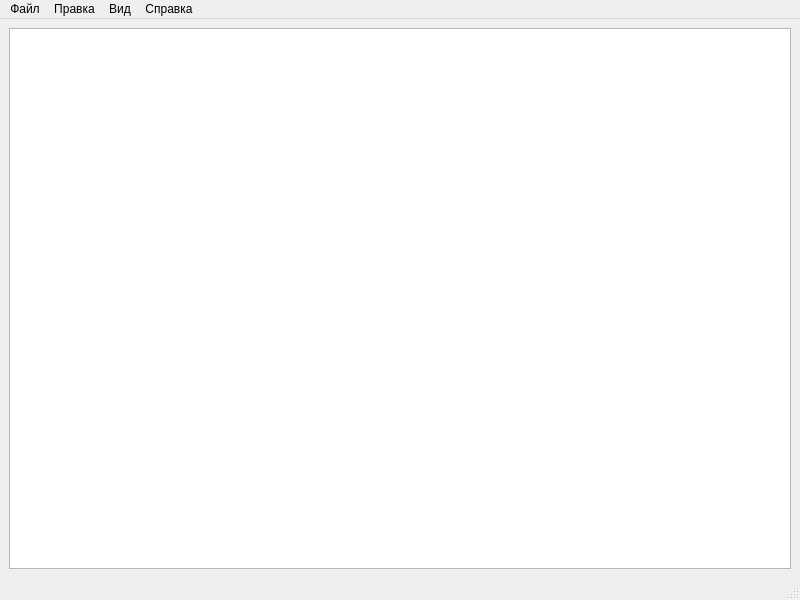
<?xml version="1.0" encoding="UTF-8"?>
<ui version="4.0">
 <class>NotePad</class>
 <widget class="QMainWindow" name="NotePad">
  <property name="geometry">
   <rect>
    <x>0</x>
    <y>0</y>
    <width>800</width>
    <height>600</height>
   </rect>
  </property>
  <property name="windowTitle">
   <string>NotePad</string>
  </property>
  <widget class="QWidget" name="centralwidget">
   <layout class="QGridLayout" name="gridLayout">
    <item row="0" column="0">
     <widget class="QTextEdit" name="textEdit"/>
    </item>
   </layout>
  </widget>
  <widget class="QMenuBar" name="menubar">
   <property name="geometry">
    <rect>
     <x>0</x>
     <y>0</y>
     <width>800</width>
     <height>21</height>
    </rect>
   </property>
   <widget class="QMenu" name="menu">
    <property name="title">
     <string>Файл</string>
    </property>
    <addaction name="separator"/>
    <addaction name="actionNew"/>
    <addaction name="actionOpen"/>
    <addaction name="actionSave"/>
    <addaction name="actionSaveAs"/>
    <addaction name="actionClose210642"/>
    <addaction name="actionExit210642"/>
   </widget>
   <widget class="QMenu" name="menu_2">
    <property name="title">
     <string>Вид</string>
    </property>
    <addaction name="actionSelectFont210642"/>
   </widget>
   <widget class="QMenu" name="menu_3">
    <property name="title">
     <string>Справка</string>
    </property>
    <addaction name="actionAbout210642"/>
    <addaction name="separator"/>
    <addaction name="actionAboutQt210642"/>
   </widget>
   <widget class="QMenu" name="menu_4">
    <property name="title">
     <string>Правка</string>
    </property>
    <addaction name="actionCut210642"/>
    <addaction name="actionCopy210642"/>
    <addaction name="actionPaste210642"/>
    <addaction name="actionUndo210642"/>
    <addaction name="actionRedo210642"/>
   </widget>
   <addaction name="menu"/>
   <addaction name="menu_4"/>
   <addaction name="menu_2"/>
   <addaction name="menu_3"/>
  </widget>
  <widget class="QStatusBar" name="statusbar"/>
  <action name="actionNew">
   <property name="icon">
    <iconset resource="notepad.qrc">
     <normaloff>:/icons/icons/new.png</normaloff>:/icons/icons/new.png</iconset>
   </property>
   <property name="text">
    <string>Создать</string>
   </property>
   <property name="toolTip">
    <string>Создать новый документ</string>
   </property>
   <property name="shortcut">
    <string>Ctrl+N</string>
   </property>
  </action>
  <action name="actionClose210642">
   <property name="text">
    <string>Закрыть</string>
   </property>
   <property name="toolTip">
    <string>Закрыть текущее окно</string>
   </property>
   <property name="shortcut">
    <string>Ctrl+W</string>
   </property>
  </action>
  <action name="actionExit210642">
   <property name="text">
    <string>Выход</string>
   </property>
   <property name="toolTip">
    <string>Закрыть приложение</string>
   </property>
  </action>
  <action name="actionSelectFont210642">
   <property name="text">
    <string>Select Font</string>
   </property>
   <property name="toolTip">
    <string>Выберите отображаемый шрифт</string>
   </property>
  </action>
  <action name="actionAbout210642">
   <property name="text">
    <string>О программе</string>
   </property>
  </action>
  <action name="actionAboutQt210642">
   <property name="text">
    <string>О Qt</string>
   </property>
  </action>
  <action name="actionCut210642">
   <property name="icon">
    <iconset resource="notepad.qrc">
     <normaloff>:/icons/icons/cut.png</normaloff>:/icons/icons/cut.png</iconset>
   </property>
   <property name="text">
    <string>Вырезать</string>
   </property>
   <property name="toolTip">
    <string>Cut</string>
   </property>
   <property name="shortcut">
    <string>Ctrl+X</string>
   </property>
  </action>
  <action name="actionCopy210642">
   <property name="icon">
    <iconset resource="notepad.qrc">
     <normaloff>:/icons/icons/copy.png</normaloff>:/icons/icons/copy.png</iconset>
   </property>
   <property name="text">
    <string>Копировать</string>
   </property>
   <property name="toolTip">
    <string>Copy</string>
   </property>
   <property name="shortcut">
    <string>Ctrl+C</string>
   </property>
  </action>
  <action name="actionPaste210642">
   <property name="icon">
    <iconset resource="notepad.qrc">
     <normaloff>:/icons/icons/paste.png</normaloff>:/icons/icons/paste.png</iconset>
   </property>
   <property name="text">
    <string>Вставить</string>
   </property>
   <property name="toolTip">
    <string>Paste</string>
   </property>
   <property name="shortcut">
    <string>Ctrl+V</string>
   </property>
  </action>
  <action name="actionUndo210642">
   <property name="text">
    <string>Отменить</string>
   </property>
   <property name="toolTip">
    <string>Отменить последнее действие</string>
   </property>
   <property name="shortcut">
    <string>Ctrl+Z</string>
   </property>
  </action>
  <action name="actionRedo210642">
   <property name="text">
    <string>Вернуть</string>
   </property>
   <property name="toolTip">
    <string>Вернуть последнее действие</string>
   </property>
   <property name="shortcut">
    <string>Ctrl+Y</string>
   </property>
  </action>
  <action name="actionOpen">
   <property name="icon">
    <iconset resource="notepad.qrc">
     <normaloff>:/icons/icons/open.png</normaloff>:/icons/icons/open.png</iconset>
   </property>
   <property name="text">
    <string>Открыть</string>
   </property>
   <property name="toolTip">
    <string>Открыть документ</string>
   </property>
   <property name="shortcut">
    <string>Ctrl+O</string>
   </property>
  </action>
  <action name="actionSave">
   <property name="icon">
    <iconset resource="notepad.qrc">
     <normaloff>:/icons/icons/save.png</normaloff>:/icons/icons/save.png</iconset>
   </property>
   <property name="text">
    <string>Сохранить</string>
   </property>
   <property name="toolTip">
    <string>Сохранить документ</string>
   </property>
   <property name="shortcut">
    <string>Ctrl+S</string>
   </property>
  </action>
  <action name="actionSaveAs">
   <property name="text">
    <string>Сохранить как</string>
   </property>
   <property name="toolTip">
    <string>Сохранить документ как</string>
   </property>
   <property name="shortcut">
    <string>Ctrl+Shift+S</string>
   </property>
  </action>
 </widget>
 <resources>
  <include location="notepad.qrc"/>
 </resources>
 <connections/>
</ui>
